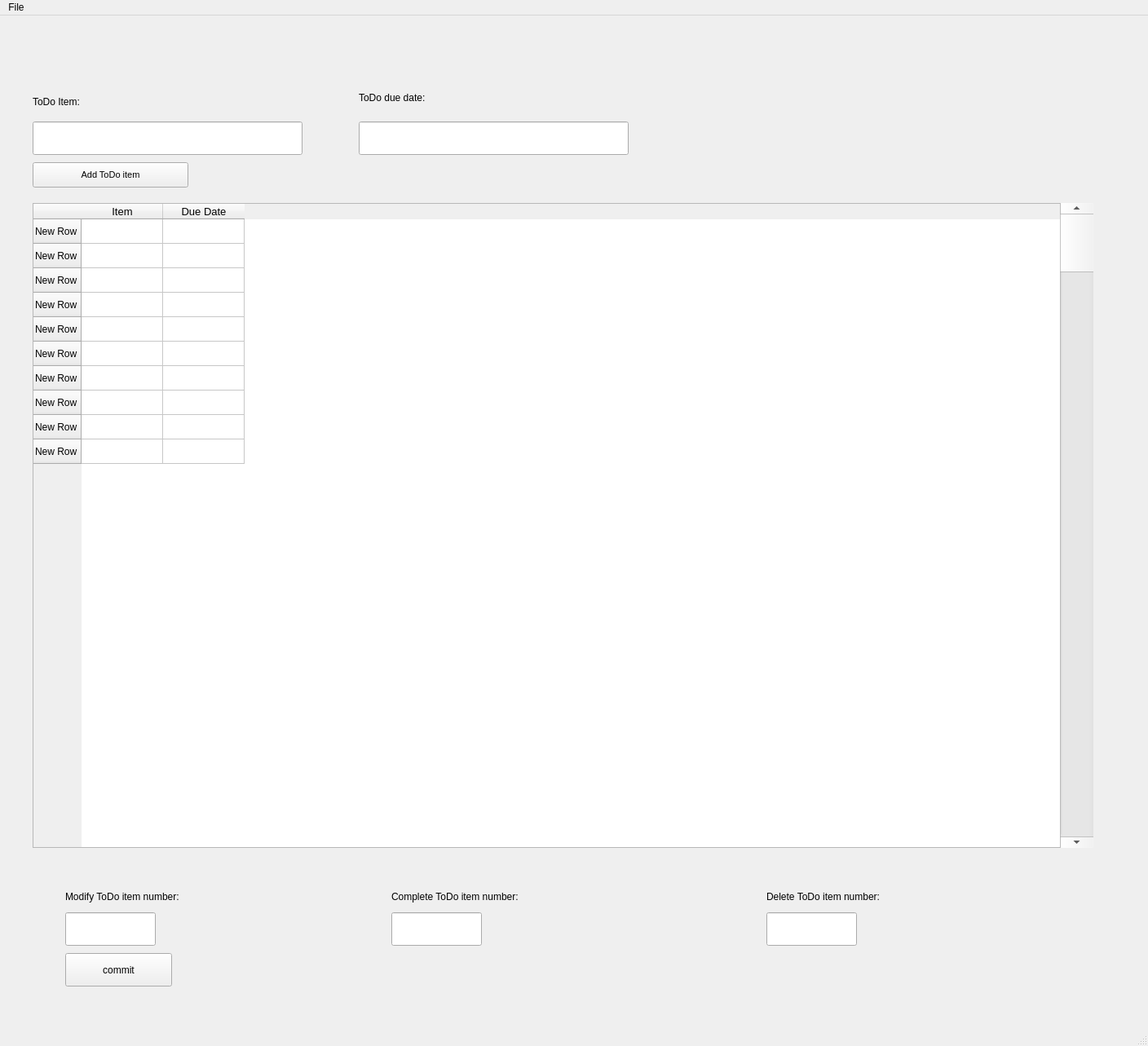
<?xml version="1.0" encoding="UTF-8"?>
<ui version="4.0">
 <class>MainWindow</class>
 <widget class="QMainWindow" name="MainWindow">
  <property name="geometry">
   <rect>
    <x>0</x>
    <y>0</y>
    <width>1408</width>
    <height>1283</height>
   </rect>
  </property>
  <property name="windowTitle">
   <string>MainWindow</string>
  </property>
  <widget class="QWidget" name="centralwidget">
   <widget class="QLineEdit" name="messageDPR">
    <property name="geometry">
     <rect>
      <x>40</x>
      <y>130</y>
      <width>331</width>
      <height>41</height>
     </rect>
    </property>
    <property name="font">
     <font>
      <pointsize>8</pointsize>
     </font>
    </property>
   </widget>
   <widget class="QLabel" name="label_3">
    <property name="geometry">
     <rect>
      <x>40</x>
      <y>95</y>
      <width>131</width>
      <height>21</height>
     </rect>
    </property>
    <property name="text">
     <string>ToDo Item:</string>
    </property>
   </widget>
   <widget class="QTableWidget" name="tableWidget">
    <property name="geometry">
     <rect>
      <x>40</x>
      <y>230</y>
      <width>1301</width>
      <height>791</height>
     </rect>
    </property>
    <property name="minimumSize">
     <size>
      <width>1301</width>
      <height>0</height>
     </size>
    </property>
    <row>
     <property name="text">
      <string>New Row</string>
     </property>
    </row>
    <row>
     <property name="text">
      <string>New Row</string>
     </property>
    </row>
    <row>
     <property name="text">
      <string>New Row</string>
     </property>
    </row>
    <row>
     <property name="text">
      <string>New Row</string>
     </property>
    </row>
    <row>
     <property name="text">
      <string>New Row</string>
     </property>
    </row>
    <row>
     <property name="text">
      <string>New Row</string>
     </property>
    </row>
    <row>
     <property name="text">
      <string>New Row</string>
     </property>
    </row>
    <row>
     <property name="text">
      <string>New Row</string>
     </property>
    </row>
    <row>
     <property name="text">
      <string>New Row</string>
     </property>
    </row>
    <row>
     <property name="text">
      <string>New Row</string>
     </property>
    </row>
    <column>
     <property name="text">
      <string>Item</string>
     </property>
     <property name="font">
      <font>
       <pointsize>10</pointsize>
      </font>
     </property>
    </column>
    <column>
     <property name="text">
      <string>Due Date</string>
     </property>
     <property name="font">
      <font>
       <pointsize>10</pointsize>
      </font>
     </property>
    </column>
    <item row="0" column="0">
     <property name="text">
      <string/>
     </property>
     <property name="font">
      <font>
       <pointsize>10</pointsize>
      </font>
     </property>
    </item>
    <item row="0" column="1">
     <property name="text">
      <string/>
     </property>
     <property name="font">
      <font>
       <pointsize>10</pointsize>
      </font>
     </property>
    </item>
    <item row="1" column="0">
     <property name="text">
      <string/>
     </property>
     <property name="font">
      <font>
       <pointsize>10</pointsize>
      </font>
     </property>
    </item>
    <item row="1" column="1">
     <property name="text">
      <string/>
     </property>
     <property name="font">
      <font>
       <pointsize>10</pointsize>
      </font>
     </property>
    </item>
    <item row="2" column="0">
     <property name="text">
      <string/>
     </property>
     <property name="font">
      <font>
       <pointsize>10</pointsize>
      </font>
     </property>
    </item>
    <item row="2" column="1">
     <property name="text">
      <string/>
     </property>
     <property name="font">
      <font>
       <pointsize>10</pointsize>
      </font>
     </property>
    </item>
    <item row="3" column="0">
     <property name="text">
      <string/>
     </property>
     <property name="font">
      <font>
       <pointsize>10</pointsize>
      </font>
     </property>
    </item>
    <item row="3" column="1">
     <property name="text">
      <string/>
     </property>
     <property name="font">
      <font>
       <pointsize>10</pointsize>
      </font>
     </property>
    </item>
    <item row="4" column="0">
     <property name="text">
      <string/>
     </property>
     <property name="font">
      <font>
       <pointsize>10</pointsize>
      </font>
     </property>
    </item>
    <item row="4" column="1">
     <property name="text">
      <string/>
     </property>
     <property name="font">
      <font>
       <pointsize>10</pointsize>
      </font>
     </property>
    </item>
    <item row="5" column="0">
     <property name="text">
      <string/>
     </property>
     <property name="font">
      <font>
       <pointsize>10</pointsize>
      </font>
     </property>
    </item>
    <item row="5" column="1">
     <property name="text">
      <string/>
     </property>
     <property name="font">
      <font>
       <pointsize>10</pointsize>
      </font>
     </property>
    </item>
    <item row="6" column="0">
     <property name="text">
      <string/>
     </property>
     <property name="font">
      <font>
       <pointsize>10</pointsize>
      </font>
     </property>
    </item>
    <item row="6" column="1">
     <property name="text">
      <string/>
     </property>
     <property name="font">
      <font>
       <pointsize>10</pointsize>
      </font>
     </property>
    </item>
    <item row="7" column="0">
     <property name="text">
      <string/>
     </property>
     <property name="font">
      <font>
       <pointsize>10</pointsize>
      </font>
     </property>
    </item>
    <item row="7" column="1">
     <property name="text">
      <string/>
     </property>
     <property name="font">
      <font>
       <pointsize>10</pointsize>
      </font>
     </property>
    </item>
    <item row="8" column="0">
     <property name="text">
      <string/>
     </property>
     <property name="font">
      <font>
       <pointsize>10</pointsize>
      </font>
     </property>
    </item>
    <item row="8" column="1">
     <property name="text">
      <string/>
     </property>
     <property name="font">
      <font>
       <pointsize>10</pointsize>
      </font>
     </property>
    </item>
    <item row="9" column="0">
     <property name="text">
      <string/>
     </property>
     <property name="font">
      <font>
       <pointsize>10</pointsize>
      </font>
     </property>
    </item>
    <item row="9" column="1">
     <property name="text">
      <string/>
     </property>
     <property name="font">
      <font>
       <pointsize>10</pointsize>
      </font>
     </property>
    </item>
   </widget>
   <widget class="QScrollBar" name="verticalScrollBar">
    <property name="geometry">
     <rect>
      <x>1300</x>
      <y>230</y>
      <width>41</width>
      <height>791</height>
     </rect>
    </property>
    <property name="orientation">
     <enum>Qt::Vertical</enum>
    </property>
   </widget>
   <widget class="QLineEdit" name="guessLeft">
    <property name="geometry">
     <rect>
      <x>940</x>
      <y>1100</y>
      <width>111</width>
      <height>41</height>
     </rect>
    </property>
   </widget>
   <widget class="QLineEdit" name="guessLeft_2">
    <property name="geometry">
     <rect>
      <x>480</x>
      <y>1100</y>
      <width>111</width>
      <height>41</height>
     </rect>
    </property>
   </widget>
   <widget class="QPushButton" name="startGame_3">
    <property name="geometry">
     <rect>
      <x>80</x>
      <y>1150</y>
      <width>131</width>
      <height>41</height>
     </rect>
    </property>
    <property name="text">
     <string>commit</string>
    </property>
   </widget>
   <widget class="QLineEdit" name="guessLeft_3">
    <property name="geometry">
     <rect>
      <x>80</x>
      <y>1100</y>
      <width>111</width>
      <height>41</height>
     </rect>
    </property>
   </widget>
   <widget class="QPushButton" name="pushButton">
    <property name="geometry">
     <rect>
      <x>40</x>
      <y>180</y>
      <width>191</width>
      <height>31</height>
     </rect>
    </property>
    <property name="font">
     <font>
      <pointsize>8</pointsize>
     </font>
    </property>
    <property name="text">
     <string>Add ToDo item</string>
    </property>
   </widget>
   <widget class="QLabel" name="label_4">
    <property name="geometry">
     <rect>
      <x>440</x>
      <y>90</y>
      <width>161</width>
      <height>21</height>
     </rect>
    </property>
    <property name="text">
     <string>ToDo due date:</string>
    </property>
   </widget>
   <widget class="QLineEdit" name="messageDPR_2">
    <property name="geometry">
     <rect>
      <x>440</x>
      <y>130</y>
      <width>331</width>
      <height>41</height>
     </rect>
    </property>
   </widget>
   <widget class="QLabel" name="label_5">
    <property name="geometry">
     <rect>
      <x>80</x>
      <y>1070</y>
      <width>271</width>
      <height>21</height>
     </rect>
    </property>
    <property name="text">
     <string>Modify ToDo item number:</string>
    </property>
   </widget>
   <widget class="QLabel" name="label_6">
    <property name="geometry">
     <rect>
      <x>480</x>
      <y>1070</y>
      <width>291</width>
      <height>21</height>
     </rect>
    </property>
    <property name="text">
     <string>Complete ToDo item number:</string>
    </property>
   </widget>
   <widget class="QLabel" name="label_7">
    <property name="geometry">
     <rect>
      <x>940</x>
      <y>1070</y>
      <width>261</width>
      <height>21</height>
     </rect>
    </property>
    <property name="text">
     <string>Delete ToDo item number:</string>
    </property>
   </widget>
  </widget>
  <widget class="QMenuBar" name="menubar">
   <property name="geometry">
    <rect>
     <x>0</x>
     <y>0</y>
     <width>1408</width>
     <height>38</height>
    </rect>
   </property>
   <widget class="QMenu" name="menuFile">
    <property name="title">
     <string>File</string>
    </property>
    <addaction name="actionNew"/>
    <addaction name="actionOpen"/>
    <addaction name="separator"/>
    <addaction name="actionExit"/>
   </widget>
   <addaction name="menuFile"/>
  </widget>
  <widget class="QStatusBar" name="statusbar"/>
  <action name="actionNew">
   <property name="text">
    <string>&amp;New</string>
   </property>
  </action>
  <action name="actionOpen">
   <property name="text">
    <string>&amp;Open</string>
   </property>
  </action>
  <action name="actionExit">
   <property name="text">
    <string>E&amp;xit</string>
   </property>
  </action>
 </widget>
 <resources/>
 <connections/>
</ui>
